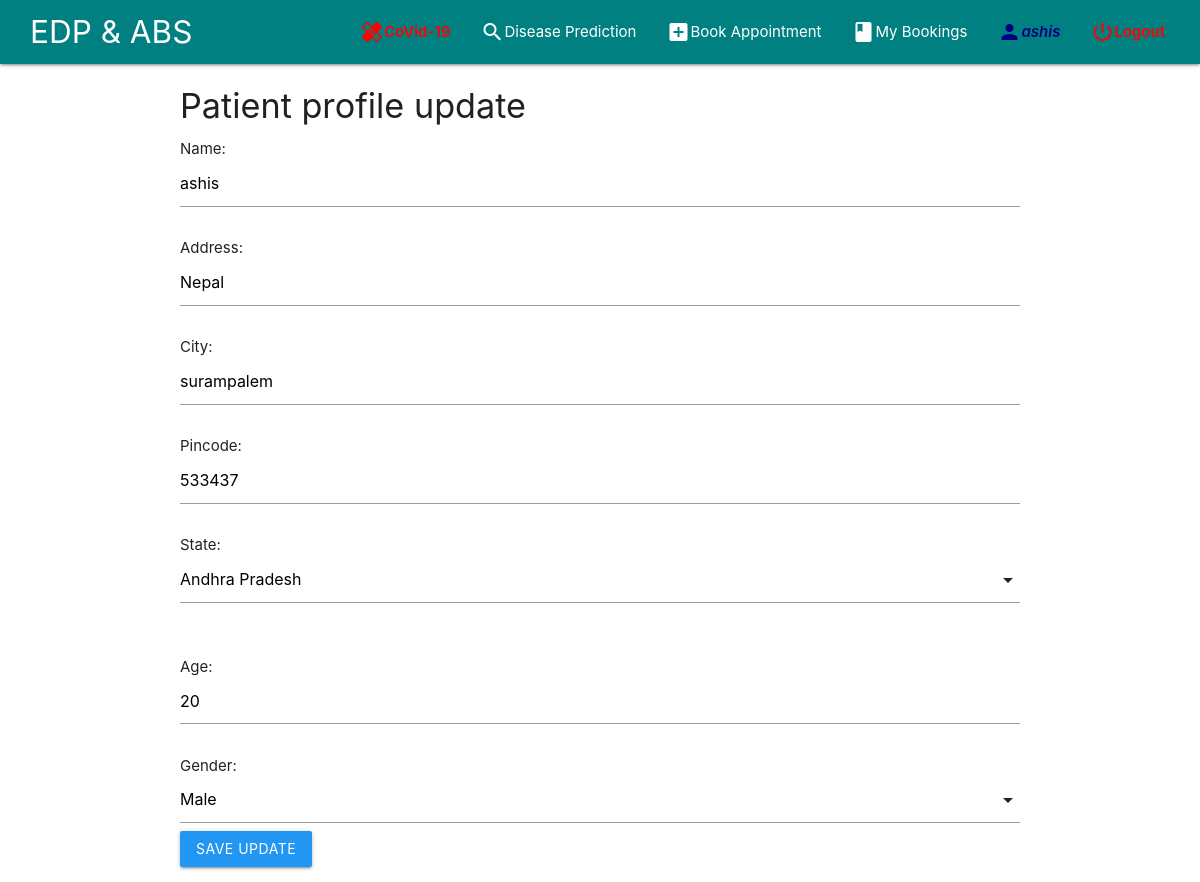
/accounts/Patient/update/ (signed in), run on the app's committed database.
### users/models.py (models this page shows, shortened)
class User(AbstractBaseUser, PermissionsMixin):
    states = (
              ('AndhraPradesh', 'Andhra Pradesh'),
              ('ArunachalPradesh', 'Arunachal Pradesh'),
              ('Assam', 'Assam'),
              ('Sikkim', 'Sikkim'),
              ('Nagaland', 'Nagaland'),
              ('Manipur', 'Manipur'),
              ('Meghalaya', 'Meghalaya'),
              ('Jammukashmir', 'Jammu kashmir'),
              ('Punjab', 'Punjab'),
              ('Himachalpradesh', 'Himachal pradesh'),
              ('Haryana', 'Haryana'),
              ('Uttarakhand', 'Uttarakhand'),
              ('Uttarpradesh', 'Uttar pradesh'),
              ('Rajasthan', 'Rajasthan'),
              ('Gujarat', 'Gujarat'),
              ('MadhyaPradesh', 'Madhya Pradesh'),
              ('Jharkhand', 'Jharkhand'),
              ('WestBengal', 'West Bengal'),
              ('Maharastra', 'Maharastra'),
              ('Orissa', 'Orissa'),
              ('Chattisgarh', 'Chattisgarh'),
              ('Karnataka', 'Karnataka'),
              ('Kerala', 'Kerala'),
              ('TamilNadu', 'Tamil Nadu'),
              ('Mizoram', 'Mizoram'),
              ('Tripura', 'Tripura'),
              ('Goa', 'Goa'),
              ('Telangana', 'Telangana'),
              )
    email = models.EmailField(max_length=254, unique=True)
    name = models.CharField(max_length=254, null=True)
    is_doctor = models.BooleanField(default=False, null=True)
    is_patient = models.BooleanField(default=False, null=True)
    address = models.CharField(max_length=200, null=True)
    city = models.CharField(max_length=50, null=True)
    pin = models.PositiveIntegerField(null=True)
    state = models.CharField(max_length=25, choices=states, null=True)
    is_staff = models.BooleanField(default=False)
    is_superuser = models.BooleanField(default=False)
    is_active = models.BooleanField(default=True)
    last_login = models.DateTimeField(null=True, blank=True)
    date_joined = models.DateTimeField(auto_now_add=True)
    objects = UserManager()
    USERNAME_FIELD = 'email'
    EMAIL_FIELD = 'email'
    REQUIRED_FIELDS = ['name']

class ExtendedPatientsDetail(models.Model):
    gender = (('Male', 'Male'),
              ('Female', 'Female'),
              ('Other', 'Other'))
    patient = models.OneToOneField(User, on_delete=models.CASCADE, related_name='patient_detail', primary_key=True)
    age = models.IntegerField(null=True, validators=[MaxValueValidator(120), MinValueValidator(1)])
    gender = models.CharField(max_length=20, choices=gender, null=True)

### users/views.py (the view)
# urls.py: path('Patient/update/', login_required(PatientProfileUpdateView, login_url='users:login'), name='Pupdateprofile'),
@patient_required()
def PatientProfileUpdateView(request):
    ppu_template = 'patient_profile_update.html'
    if request.method == 'POST':
        update_user_form = UpdateUserProfile(request.POST, instance=request.user)
        update_patient_form = UpdatePatientProfile(request.POST, instance=request.user.patient_detail)
        if update_user_form.is_valid() and update_patient_form.is_valid():
            user = update_user_form.save(commit=False)
            user.is_patient = True
            user.save()
            user.patient_detail.age = update_patient_form.cleaned_data.get('age')
            user.patient_detail.save()
            print(user.id)
            return redirect("/accounts/profile/")
        messages.error(request, "Form is invalid")
        return render(request, ppu_template)
    else:
        update_user_form = UpdateUserProfile(instance=request.user)
        update_patient_form = UpdatePatientProfile(instance=request.user.patient_detail)
        return render(request, ppu_template,
                      {'update_user_form': update_user_form, 'update_patient_form': update_patient_form})

### users/forms.py
class UpdateUserProfile(UserChangeForm):
    class Meta:
        model = User
        fields = ('name', 'address', 'city', 'pin', 'state')

class UpdatePatientProfile(forms.ModelForm):
    class Meta:
        model = ExtendedPatientsDetail
        fields = ('age', 'gender')

### users/templates/patient_profile_update.html (shortened to what this page needs)
{% extends 'base.html' %}
{% load static %}
{% block body %}
    {% include 'navBar.html' %}
    <div class="container">
        <h4>Patient profile update</h4>
        <form method="post" id="ProfileUpdateForm">
            Name:     {{ update_user_form.name }}
            <br><br>
            Address:  {{update_user_form.address}}
            <br><br>
            City: {{update_user_form.city}}
            <br><br>
            Pincode: {{update_user_form.pin}}
            <br><br>
            State: {{update_user_form.state}}
            <br><br>
            Age: {{ update_patient_form.age }}
            <br><br>
            Gender: {{ update_patient_form.gender }}
            <button class="btn waves-effect waves-light blue" type="submit">SAVE UPDATE</button>
        </form>
    </div>
{% endblock %}

### base/templates/navBar.html (shortened to what this page needs)
{% load i18n %}
<div class="navbar-fixed">
 <nav class="" style="background-color:#008080; margin-bottom: 3px;">
    <div class="nav-wrapper" style="margin-right: 20px; margin-left: 30px;">
        <a href="#" class="brand-logo hide-on-med-and-down">EDP & ABS</a>
        <ul class="right hide-on-med-and-down">
            <li><a style="color: red; font-weight:600; display: flex;" href="{% url 'disease_database:covid19' %}"  class="left"><i class="material-icons"></i></a></li>
          {% if user.is_authenticated %}
            {% if user.is_patient %}
                <li><a style="display: flex;" href="{% url 'disease_database:search' %}"  {% if request.path == '/diseases/prediction/' %} class="activeLink" {% endif %}><i class="tiny material-icons ">search</i> Disease Prediction</a></li>
                <li><a style="display: flex;" href="{% url 'bookings:conform_booking' %}"{% if request.path == '/bookings/' %} class="activeLink" {% endif %}><i class="material-icons ">add_box</i> Book Appointment</a></li>
                <li><a style="display: flex;" href="{% url 'bookings:show_appointment_patient' %}"{% if request.path == '/bookings/patient/' %} class="activeLink" {% endif %}><i class="material-icons ">book </i> My Bookings</a></li>
                <li><a style="display: flex; color: navy; font-weight:600; font-style: italic;" href="{% url 'users:profile' %}"><i class="material-icons"></i>{{ request.user.name }}</a></li>
            {% endif %}
            <li><a style="font-weight:600; font-style: bold; color:red; display: flex;" href="{% url 'users:logout' %}"><i class="tiny material-icons ">power_settings_new </i> Logout</a></li>
          {% else %}
            <li><a href="{% url 'users:login' %}" {% if request.path == '/accounts/login/' %} class="activeLink" {% endif %}>Login</a></li>
          {% endif %}
      </ul>
    </div>
  </nav>
</div>

### base/templates/base.html (style rules this page uses)
li a { font-size: 20px; }

### data on the page
User: user.name "ashis", name "ashis", address "Nepal", city "surampalem", pin "533437"
ExtendedPatientsDetail: age "20"
